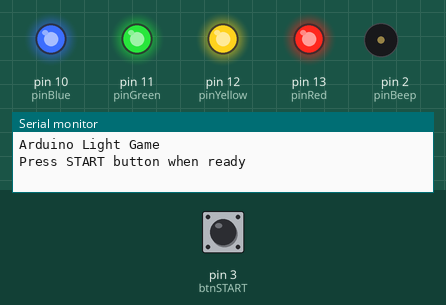
Recording of a sketch running on a simulated Arduino Uno, built with avr-gcc and run on an emulated ATmega328P. Parts: output pins drawn as LEDs (lit = HIGH), buzzer (waves = sounding), the last lines printed to the serial monitor. Dashed ring = blinking. The inputs (shaded band) are chosen by the test bench; at power-on: pin 3 (btnSTART) LOW. Random numbers use the default seed unless the sketch sets one.

Above: at 1.2 s.
1.3 s: pin 3 (btnSTART) pulled HIGH for 0.15 s
At 2.0 s:
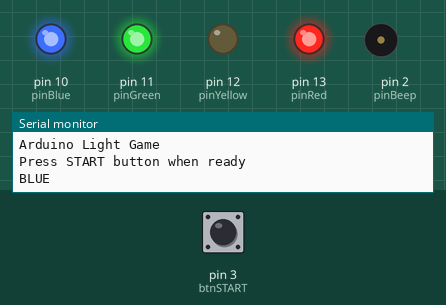
4.4 s: pin 3 (btnSTART) pulled HIGH for 1 s
At 4.85 s:
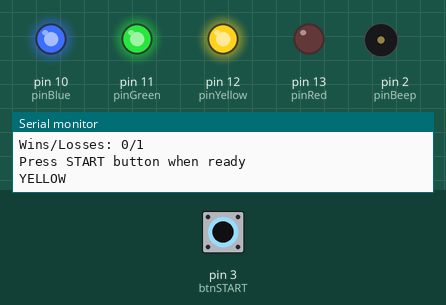
6.9 s: pin 3 (btnSTART) pulled HIGH for 0.15 s
At 8.0 s:
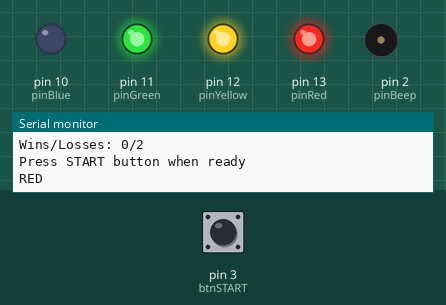
9.9 s: pin 3 (btnSTART) pulled HIGH for 3.2 s
At 11.95 s:
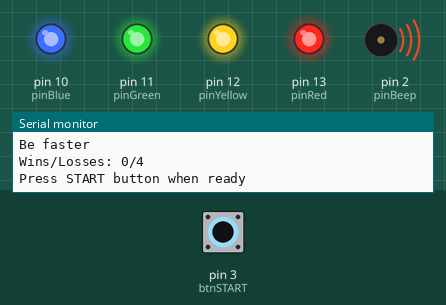
14.6 s: pin 3 (btnSTART) pulsed HIGH 5 times (0.12 s each, 0.3 s apart)
At 15.35 s:
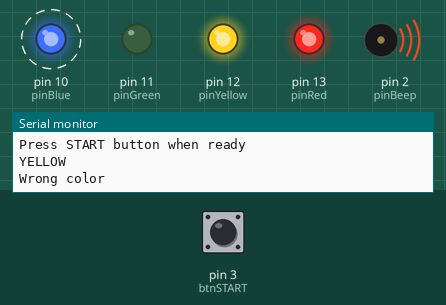
17.8 s: pin 3 (btnSTART) pulsed HIGH 5 times (0.12 s each, 0.3 s apart)
At 20.5 s:
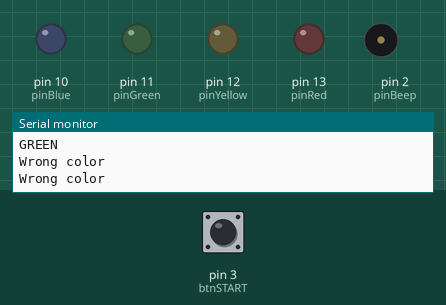
Timing chart, 0 to 22.5 s (numbered marks = the images above; inputs shaded):
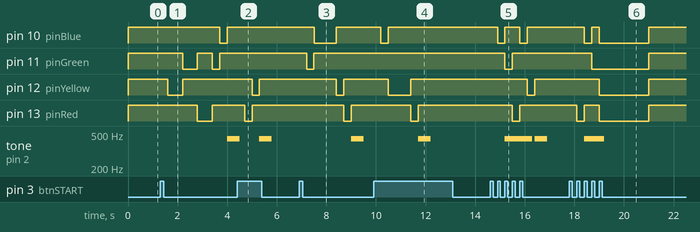

Measured:
- after the input at 1.3 s, pin 10 (pinBlue): HIGH → LOW after 2.4 s, → HIGH 0.30 s later; pin 11 (pinGreen): HIGH → LOW after 0.90 s, → HIGH 0.60 s later, → LOW 0.60 s later, → HIGH 0.30 s later
- after the input at 4.4 s, pin 12 (pinYellow): HIGH → LOW after 0.60 s, → HIGH 0.30 s later; pin 13 (pinRed): HIGH → LOW after 0.30 s, → HIGH 0.30 s later
- after the input at 6.9 s, pin 10 (pinBlue): HIGH → LOW after 0.60 s, → HIGH 0.90 s later; pin 11 (pinGreen): HIGH → LOW after 0.30 s, → HIGH 0.30 s later
- after the input at 9.9 s, pin 10 (pinBlue): HIGH → LOW after 0.30 s, → HIGH 0.30 s later; pin 12 (pinYellow): HIGH → LOW after 0.60 s, → HIGH 0.90 s later; pin 13 (pinRed): HIGH → LOW after 1.5 s, → HIGH 0.30 s later; tone on pin 2 (pinBeep): silent → 440 Hz after 1.8 s, → silent 0.50 s later
- after the input at 14.6 s, pin 10 (pinBlue): alternates HIGH for 0.60 s and LOW for 0.30 s, 4 changes in all, then stays HIGH, starting after 0.30 s; pin 11 (pinGreen): HIGH → LOW after 0.60 s, → HIGH 0.30 s later
- after the input at 17.8 s, pin 10 (pinBlue): HIGH → LOW after 0.60 s, → HIGH 0.30 s later, → LOW 0.30 s later, → HIGH 2.0 s later; pin 11 (pinGreen): HIGH → LOW after 0.90 s, → HIGH 2.3 s later

The sketch:

LightGame.ino
```cpp
// Light Game

const int btnSTART = 3; // This pin is associated with External Interrupt 1

const int pinRed = 13;
const int pinYellow = 12;
const int pinGreen = 11;
const int pinBlue = 10;
const int pinBeep = 2;
int wins;
int losses;
int LED[] = {pinRed, pinYellow, pinGreen, pinBlue};
long selectedLED;
long testLED;
int pauseTime = 300;

volatile int bounceCount = 0;

void setup() {
  // setup the switch, buzzer and LEDs
  pinMode(btnSTART, INPUT);
  pinMode(LED[0], OUTPUT);
  pinMode(LED[1], OUTPUT);
  pinMode(LED[2], OUTPUT);
  pinMode(LED[3], OUTPUT);
  pinMode(pinBeep, OUTPUT);

  // Setup the switch monitor line
  attachInterrupt(1, bounce, RISING);

  // Turn off the LEDs
  digitalWrite(LED[0], HIGH);
  digitalWrite(LED[1], HIGH);
  digitalWrite(LED[2], HIGH);
  digitalWrite(LED[3], HIGH);

  wins = 0;
  losses = 0;

  // Start the Serial port
  Serial.begin(9600);

  Serial.println("Arduino Light Game");
  Serial.println();
}

// All the interrupt routine needs to do is increment bounceCount
void bounce() {
  bounceCount++;
}

void loop() {

  Serial.println("\n\nPress START button when ready");
  Serial.println();

  // Wait for the START button
  while (digitalRead(btnSTART)) {}

  // Then wait for it to be released
  delay(10);
  while (!digitalRead(btnSTART)) {}

  testLED = random(0,4);
  switch(testLED){
    case 0:
  	Serial.println("RED");
    break;
    case 1:
    Serial.println("YELLOW");
    break;
    case 2:
    Serial.println("GREEN");
    break;
    case 3:
    Serial.println("BLUE");
    break;
  }

  delay(pauseTime);

  // Start the testing
  bounceCount = 0;

  // Light the LED
  selectedLED = random(0,4);
  digitalWrite(LED[selectedLED], LOW);
  delay(pauseTime);
  while(selectedLED != testLED) {
  	digitalWrite(LED[selectedLED], HIGH);
    if (bounceCount > 0) {
      	// beep because wrong light
		tone(pinBeep, 440, 500);
    	losses++;
    	Serial.println("Wrong color");
  		bounceCount = 0;
    }
  	selectedLED = random(0,4);
  	digitalWrite(LED[selectedLED], LOW);
    delay(pauseTime);
  }

  if (bounceCount == 0) {
    // beep
    tone(pinBeep, 440, 500);
    losses++;
    Serial.println("Be faster");
  }
  else {
    // light all LEDs
  	digitalWrite(LED[0], LOW);
  	digitalWrite(LED[1], LOW);
  	digitalWrite(LED[2], LOW);
  	digitalWrite(LED[3], LOW);
    delay(2000);
    wins++;
    Serial.println("Got it");
  }
  digitalWrite(LED[0], HIGH);
  digitalWrite(LED[1], HIGH);
  digitalWrite(LED[2], HIGH);
  digitalWrite(LED[3], HIGH);
  Serial.print("Wins/Losses: ");
  Serial.print(wins);
  Serial.print("/");
  Serial.println(losses);

}
```
